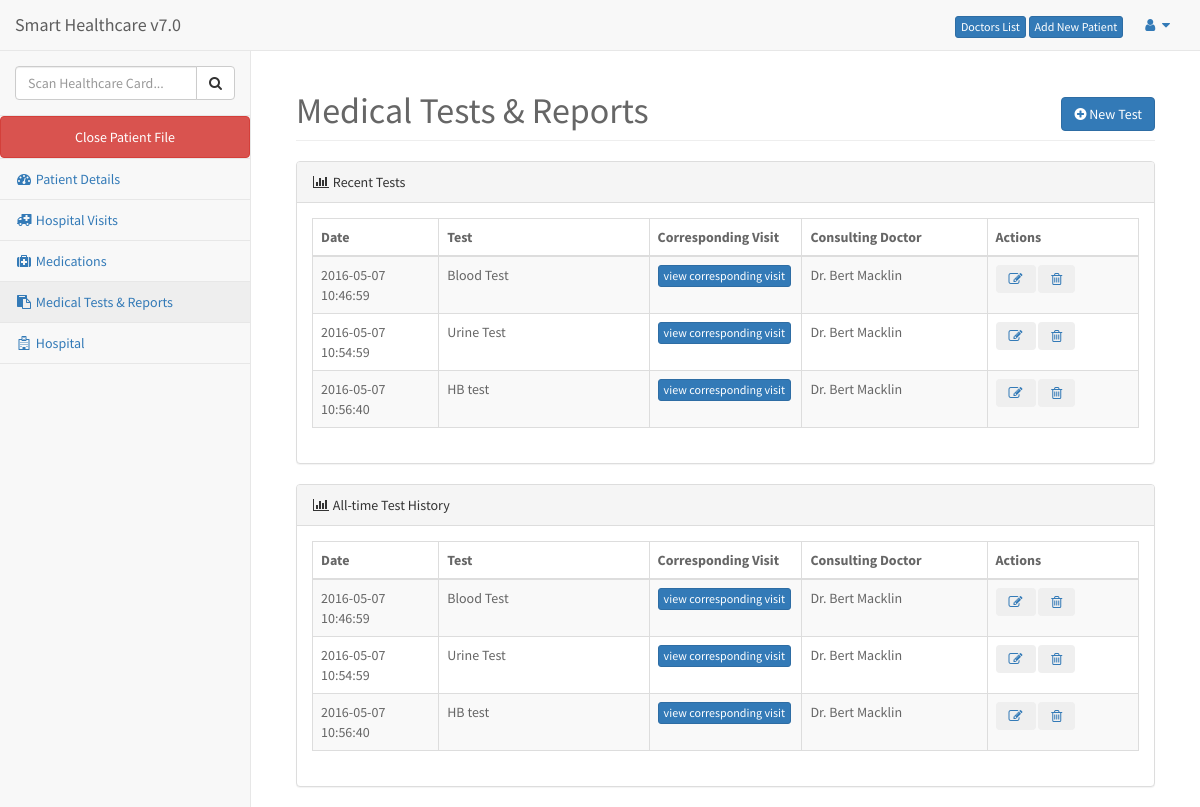
The page /medicaltestsreports.php on the database its author committed.
### tables this page shows
CREATE TABLE IF NOT EXISTS `testsreports` (
  `id` int(10) NOT NULL AUTO_INCREMENT,
  `test` varchar(100) DEFAULT NULL,
  `datetime` datetime DEFAULT NULL,
  `visit_id` int(10) DEFAULT NULL,
  `precautions` varchar(250) DEFAULT NULL,
  `doctor_id` int(10) DEFAULT NULL,
  `patient_id` int(10) DEFAULT NULL,
  `recent` varchar(10) DEFAULT NULL,
  PRIMARY KEY (`id`)
);

CREATE TABLE IF NOT EXISTS `doctors` (
  `doctor_id` int(11) NOT NULL AUTO_INCREMENT,
  `firstName` varchar(45) DEFAULT NULL,
  `lastName` varchar(45) DEFAULT NULL,
  `phone` varchar(45) DEFAULT NULL,
  `email` varchar(150) DEFAULT NULL,
  `address` varchar(255) DEFAULT NULL,
  `city` varchar(45) DEFAULT NULL,
  `state` varchar(45) DEFAULT NULL,
  `zipcode` varchar(45) DEFAULT NULL,
  `medicalspeciality` varchar(100) DEFAULT NULL,
  `hospital` varchar(45) DEFAULT NULL,
  `type` varchar(45) DEFAULT NULL,
  `added_time` datetime DEFAULT NULL,
  `ip` varchar(25) DEFAULT NULL,
  PRIMARY KEY (`doctor_id`)
);

### header.php (called while the page is built, shortened)
<?php
include 'includes/class.user.php';
$user = new User();

### includes/class.user.php (called while the page is built, shortened)
<?php
class User {
    public $db;
    public function __construct() {
        $this->db = new mysqli('localhost', 'root', '', 'capstone');
    }
    public function getDoctorName($id){
        $sql = "SELECT * FROM doctors WHERE doctor_id='$id'";
        $result = mysqli_query($this->db, $sql);
        $rows = mysqli_fetch_assoc($result);
        $firstname = $rows['firstName'];
        $lastname = $rows['lastName'];
        $doctorname = "Dr. ". $firstname ." ". $lastname;
        return $doctorname;
    }
}

### medicaltestsreports.php (the view, shortened to what this page needs)
<?php
 include 'header.php';
?>
<?php include 'head.php';?>
<body>
    <div id="wrapper">
        <?php include 'nav.php';?>
        <div id="page-wrapper">
            <div class="container-fluid">
                <div class="row">
                    <div class="col-lg-12">
                        <h1 class="page-header">Medical Tests & Reports<span style="float:right;"><a href="newtest.php" class="btn btn-primary"><span class="fa fa-plus-circle"></span> New Test</a></span></h1>
                    </div>
                </div>
                <div class="panel panel-default">
                        <div class="panel-heading">
                            <i class="fa fa-bar-chart-o fa-fw"></i> Recent Tests
                        </div>
                        <div class="panel-body">
                            <div class="row">
                                <div class="col-lg-12">
                                    <div class="table-responsive">
                                        <table class="table table-bordered table-hover table-striped">
                                            <thead>
                                                <tr>
                                                    <th width="15%">Date</th>
                                                    <th width="25%">Test</th>
                                                    <th width="15%">Corresponding Visit</th>
                                                    <th width="22%">Consulting Doctor</th>
                                                    <th width="18%">Actions</th>
                                                </tr>
                                            </thead>
                                            <tbody>
                                                <?php
                                                $result = mysqli_query($mysqli, "SELECT * FROM testsreports ");
                                                while ($data = mysqli_fetch_object($result)):
                                                ?>
                                                <tr>
                                                    <td><?php echo $data->datetime ?></td>
                                                    <td><?php echo $data->test ?></td>
                                                    <td><a href="showhospitalvisit.php?id=<?php echo $data->visit_id; ?>" id="<?php echo $data->visit_id ?>"><button class="btn btn-primary btn-xs">view corresponding visit</button></a></td>
                                                    <td><?php echo $user->getDoctorName($data->doctor_id) ?></td>
                                                    <td>
                                                        <a href="editmedicaltest.php?id=<?php echo $data->id; ?>"><button class="btn fa fa-edit" title="edit"></button></a>
                                                        <a href="deletemedicaltest.php?id=<?php echo $data->id; ?>"><button class="btn fa fa-trash-o" title="delete"></button></a>
                                                    </td>
                                                </tr>
                                                <?php
                                                    endwhile;
                                                 ?>
                                            </tbody>
                                        </table>
                                    </div>
                                </div>
                            </div>
                        </div>
                </div>
                <div class="panel panel-default">
                        <div class="panel-heading">
                            <i class="fa fa-bar-chart-o fa-fw"></i> All-time Test History
                        </div>
                        <div class="panel-body">
                            <div class="row">
                                <div class="col-lg-12">
                                    <div class="table-responsive">
                                        <table class="table table-bordered table-hover table-striped">
                                            <thead>
                                                <tr>
                                                    <th width="15%">Date</th>
                                                    <th width="25%">Test</th>
                                                    <th width="15%">Corresponding Visit</th>
                                                    <th width="22%">Consulting Doctor</th>
                                                    <th width="18%">Actions</th>
                                                </tr>
                                            </thead>
                                            <tbody>
                                                <?php
                                                $result = mysqli_query($mysqli, "SELECT * FROM testsreports ");
                                                while ($data = mysqli_fetch_object($result)):
                                                ?>
                                                <tr>
                                                    <td><?php echo $data->datetime ?></td>
                                                    <td><?php echo $data->test ?></td>
                                                    <td><a href="showhospitalvisit.php?id=<?php echo $data->visit_id; ?>" id="<?php echo $data->visit_id ?>"><button class="btn btn-primary btn-xs">view corresponding visit</button></a></td>
                                                    <td><?php echo $user->getDoctorName($data->doctor_id) ?></td>
                                                    <form id="attachmentform" method="POST" enctype="multipart/form-data">
                                                        <td>
                                                            <a href="editmedicaltest.php?id=<?php echo $data->id; ?>"><button class="btn fa fa-edit" title="edit"></button></a>
                                                            <a href="deletemedicaltest_alltime.php?id=<?php echo $data->id; ?>"><button class="btn fa fa-trash-o" title="delete"></button></a>
                                                        </td>
                                                    </form>
                                                </tr>
                                                <?php
                                                    endwhile;
                                                 ?>
                                            </tbody>
                                        </table>
                                    </div>
                                </div>
                            </div>
                        </div>
                </div>
            </div>
        </div>
    </div>
</body>
</html>

### css/style.css (style rules this page uses)
body { font-family: 'Source Sans Pro', sans-serif; font-size: 14px; color: #666; }

### rows shown on the page
testsreports: datetime "2016-05-07 10:46:59", test "Blood Test", doctor.lastName "Dr. Bert Macklin"
testsreports: datetime "2016-05-07 10:54:59", test "Urine Test", doctor.lastName "Dr. Bert Macklin"
testsreports: datetime "2016-05-07 10:56:40", test "HB test", doctor.lastName "Dr. Bert Macklin"
